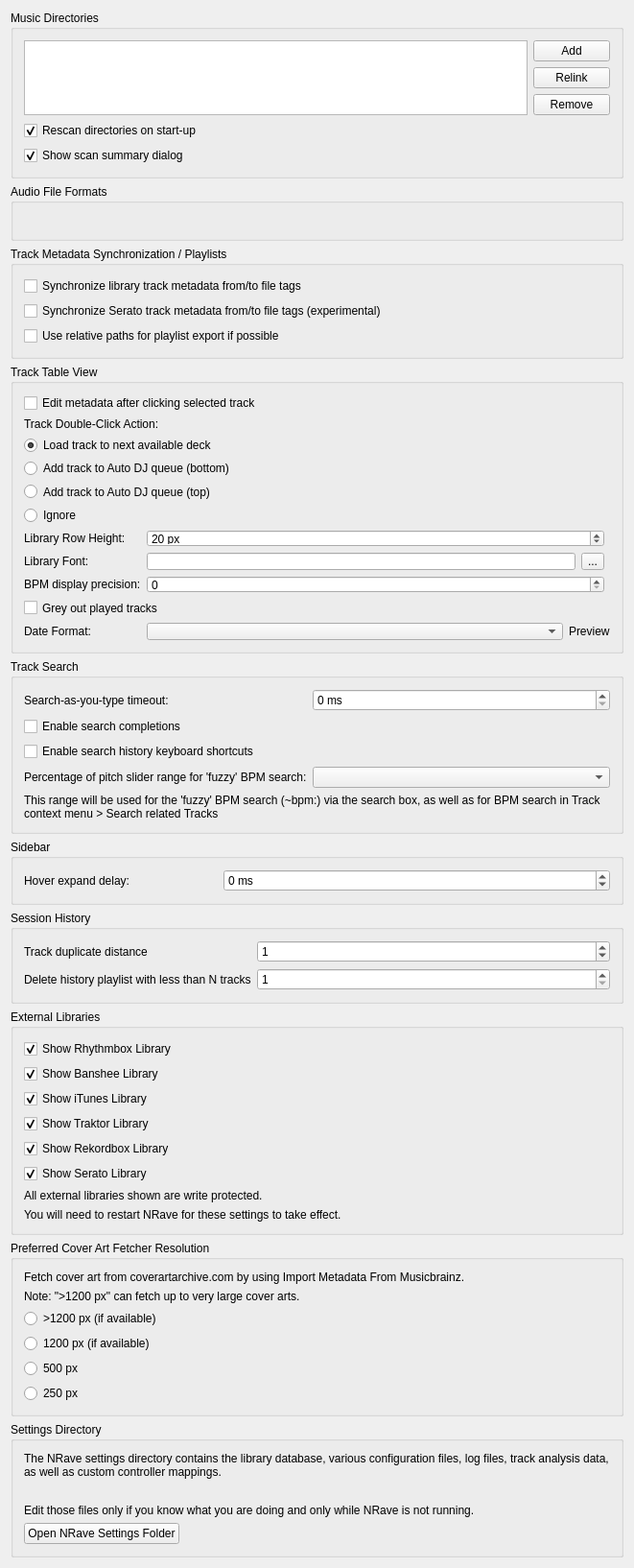
<?xml version="1.0" encoding="UTF-8"?>
<ui version="4.0">
 <class>DlgPrefLibraryDlg</class>
 <widget class="QWidget" name="DlgPrefLibraryDlg">
  <property name="geometry">
   <rect>
    <x>0</x>
    <y>0</y>
    <width>661</width>
    <height>1522</height>
   </rect>
  </property>
  <property name="windowTitle">
   <string notr="true">Library Preferences</string>
  </property>
  <layout class="QVBoxLayout" name="verticalLayout">

   <item>
    <widget class="QGroupBox" name="groupBox_MusicDirectories">
     <property name="title">
      <string>Music Directories</string>
     </property>
     <layout class="QGridLayout" name="gridLayout_music_directories">

      <item row="0" column="0" rowspan="3">
       <widget class="QListView" name="dirList">
        <property name="editTriggers">
         <set>QAbstractItemView::NoEditTriggers</set>
        </property>
        <property name="iconSize">
         <size>
          <width>16</width>
          <height>16</height>
         </size>
        </property>
        <property name="uniformItemSizes">
         <bool>true</bool>
        </property>
       </widget>
      </item>

      <item row="0" column="1">
       <widget class="QPushButton" name="pushButton_add_dir">
        <property name="font">
         <font/>
        </property>
        <property name="toolTip">
         <string>Add a directory where your music is stored. NRave will watch this directory and its subdirectories for new tracks.</string>
        </property>
        <property name="text">
         <string>Add</string>
        </property>
       </widget>
      </item>

      <item row="1" column="1">
       <widget class="QPushButton" name="pushButton_relocate_dir">
        <property name="toolTip">
         <string>If an existing music directory is moved, NRave doesn't know where to find the audio files in it. Choose Relink to select the music directory in its new location. &lt;br/&gt; This will re-establish the links to the audio files in the NRave library.</string>
        </property>
        <property name="text">
         <string extracomment="This will re-establish the links to the audio files in the Mixxx database if you move an music directory to a new location.">Relink</string>
        </property>
       </widget>
      </item>

      <item row="2" column="1">
       <widget class="QPushButton" name="pushButton_remove_dir">
        <property name="font">
         <font/>
        </property>
        <property name="toolTip">
         <string>If removed, NRave will no longer watch this directory and its subdirectories for new tracks.</string>
        </property>
        <property name="text">
         <string>Remove</string>
        </property>
       </widget>
      </item>

      <item row="3" column="0" colspan="2">
       <widget class="QCheckBox" name="checkBox_library_scan">
        <property name="text">
         <string>Rescan directories on start-up</string>
        </property>
        <property name="checked">
         <bool>true</bool>
        </property>
       </widget>
      </item>

      <item row="4" column="0" colspan="2">
       <widget class="QCheckBox" name="checkBox_library_scan_summary">
        <property name="text">
         <string>Show scan summary dialog</string>
        </property>
        <property name="checked">
         <bool>true</bool>
        </property>
       </widget>
      </item>

     </layout>
    </widget>
   </item>

   <item>
    <widget class="QGroupBox" name="groupBox_AudioFileFormats">
     <property name="title">
      <string>Audio File Formats</string>
     </property>
     <property name="flat">
      <bool>false</bool>
     </property>
     <layout class="QGridLayout" name="gridLayout_audio_formats">
      <item row="0" column="0">
       <widget class="QLabel" name="builtInFormats">
        <property name="text">
         <string/>
        </property>
        <property name="wordWrap">
         <bool>true</bool>
        </property>
       </widget>
      </item>
     </layout>
    </widget>
   </item>

   <item>
    <widget class="QGroupBox" name="groupBox_AudioFileTags">
     <property name="title">
      <string>Track Metadata Synchronization / Playlists</string>
     </property>
     <layout class="QGridLayout" name="gridLayout_metadata">
      <item row="0" column="0" colspan="2">
       <widget class="QCheckBox" name="checkBox_sync_track_metadata">
        <property name="toolTip">
         <string>Automatically write modified track metadata from the library into file tags and reimport metadata from updated file tags into the library</string>
        </property>
        <property name="text">
         <string>Synchronize library track metadata from/to file tags</string>
        </property>
       </widget>
      </item>

      <item row="1" column="0">
       <widget class="QCheckBox" name="checkBox_serato_metadata_export">
        <property name="toolTip">
         <string>Keeps track color, beat grid, bpm lock, cue points, and loops synchronized with SERATO_MARKERS/MARKERS2 file tags.&lt;br/&gt;&lt;br/&gt;WARNING: Enabling this option also enables the reimport of Serato metadata after files have been modified outside of NRave. On reimport existing metadata in NRave is replaced with the metadata found in file tags. Custom metadata not included in file tags like loop colors is lost.</string>
        </property>
        <property name="text">
         <string>Synchronize Serato track metadata from/to file tags (experimental)</string>
        </property>
       </widget>
      </item>

      <item row="2" column="0" colspan="2">
       <widget class="QCheckBox" name="checkBox_use_relative_path">
        <property name="text">
         <string>Use relative paths for playlist export if possible</string>
        </property>
       </widget>
      </item>
     </layout>
    </widget>
   </item>

   <item>
    <widget class="QGroupBox" name="groupBox_TrackTableView">
     <property name="title">
      <string>Track Table View</string>
     </property>
     <layout class="QGridLayout" name="gridLayout_track_table_view">

      <item row="1" column="0" colspan="4">
       <widget class="QCheckBox" name="checkBox_edit_metadata_selected_clicked">
        <property name="text">
         <string>Edit metadata after clicking selected track</string>
        </property>
       </widget>
      </item>

      <item row="2" column="0" colspan="4">
       <widget class="QLabel" name="label_doubeClickAction">
        <property name="text">
         <string>Track Double-Click Action:</string>
        </property>
        <property name="alignment">
         <set>Qt::AlignLeft|Qt::AlignVCenter</set>
        </property>
       </widget>
      </item>

      <item row="3" column="0" colspan="4">
       <widget class="QRadioButton" name="radioButton_dbclick_deck">
        <property name="text">
         <string>Load track to next available deck</string>
        </property>
        <property name="checked">
         <bool>true</bool>
        </property>
       </widget>
      </item>
      <item row="4" column="0" colspan="4">
       <widget class="QRadioButton" name="radioButton_dbclick_bottom">
        <property name="text">
         <string>Add track to Auto DJ queue (bottom)</string>
        </property>
       </widget>
      </item>
      <item row="5" column="0" colspan="4">
       <widget class="QRadioButton" name="radioButton_dbclick_top">
        <property name="text">
         <string>Add track to Auto DJ queue (top)</string>
        </property>
       </widget>
      </item>
      <item row="6" column="0" colspan="4">
       <widget class="QRadioButton" name="radioButton_dbclick_ignore">
        <property name="text">
         <string>Ignore</string>
        </property>
       </widget>
      </item>

      <item row="7" column="0">
       <widget class="QLabel" name="label_rowHeight">
        <property name="text">
         <string>Library Row Height:</string>
        </property>
        <property name="alignment">
         <set>Qt::AlignLeft|Qt::AlignVCenter</set>
        </property>
       </widget>
      </item>
      <item row="7" column="1" colspan="2">
       <widget class="QSpinBox" name="spinBox_row_height">
        <property name="suffix">
         <string> px</string>
        </property>
        <property name="minimum">
         <number>5</number>
        </property>
        <property name="maximum">
         <number>100</number>
        </property>
        <property name="value">
         <number>20</number>
        </property>
       </widget>
      </item>

      <item row="8" column="0">
       <widget class="QLabel" name="label_libraryFont">
        <property name="text">
         <string>Library Font:</string>
        </property>
        <property name="alignment">
         <set>Qt::AlignLeft|Qt::AlignVCenter</set>
        </property>
       </widget>
      </item>
      <item row="8" column="1">
       <widget class="QLineEdit" name="lineEdit_library_font">
        <property name="readOnly">
         <bool>true</bool>
        </property>
       </widget>
      </item>
      <item row="8" column="2">
       <widget class="QToolButton" name="btn_library_font">
        <property name="text">
         <string>...</string>
        </property>
       </widget>
      </item>

      <item row="9" column="0">
       <widget class="QLabel" name="label_bpm_precision">
        <property name="text">
         <string>BPM display precision:</string>
        </property>
        <property name="alignment">
         <set>Qt::AlignLeft|Qt::AlignVCenter</set>
        </property>
       </widget>
      </item>
      <item row="9" column="1" colspan="2">
       <widget class="QSpinBox" name="spinbox_bpm_precision"/>
      </item>

      <item row="10" column="0" colspan="4">
       <widget class="QCheckBox" name="checkbox_played_track_color">
        <property name="text">
         <string>Grey out played tracks</string>
        </property>
       </widget>
      </item>

      <item row="11" column="0">
       <widget class="QLabel" name="label_dateFormat">
        <property name="text">
         <string>Date Format:</string>
        </property>
        <property name="alignment">
         <set>Qt::AlignLeft|Qt::AlignVCenter</set>
        </property>
       </widget>
      </item>
      <item row="11" column="1" colspan="3">
       <layout class="QHBoxLayout" name="horizontalLayout_dateFormat">
        <property name="leftMargin">
         <number>0</number>
        </property>
        <property name="topMargin">
         <number>0</number>
        </property>
        <property name="rightMargin">
         <number>0</number>
        </property>
        <property name="bottomMargin">
         <number>0</number>
        </property>
        <item>
         <widget class="QComboBox" name="comboBox_dateFormat">
          <property name="sizePolicy">
           <sizepolicy hsizetype="Expanding" vsizetype="Fixed">
            <horstretch>0</horstretch>
            <verstretch>0</verstretch>
           </sizepolicy>
          </property>
         </widget>
        </item>
        <item>
         <widget class="QLabel" name="label_dateFormatPreview">
          <property name="text">
           <string>Preview</string>
          </property>
         </widget>
        </item>
       </layout>
      </item>

     </layout>
    </widget>
   </item><!-- Track Table View -->

   <item>
    <widget class="QGroupBox" name="groupBox_Search">
     <property name="title">
      <string>Track Search</string>
     </property>
     <layout class="QGridLayout" name="gridLayout_search">

      <item row="0" column="0">
       <widget class="QLabel" name="label_searchDebouncingTimeout">
        <property name="text">
         <string>Search-as-you-type timeout:</string>
        </property>
        <property name="alignment">
         <set>Qt::AlignLeft|Qt::AlignVCenter</set>
        </property>
       </widget>
      </item>
      <item row="0" column="1" colspan="2">
       <widget class="QSpinBox" name="spinBox_search_debouncing_timeout">
        <property name="suffix">
         <string> ms</string>
        </property>
       </widget>
      </item>

      <item row="1" column="0" colspan="3">
       <widget class="QCheckBox" name="checkBox_enable_search_completions">
        <property name="text">
         <string>Enable search completions</string>
        </property>
       </widget>
      </item>

      <item row="2" column="0" colspan="3">
       <widget class="QCheckBox" name="checkBox_enable_search_history_shortcuts">
        <property name="text">
         <string>Enable search history keyboard shortcuts</string>
        </property>
       </widget>
      </item>

      <item row="3" column="0">
       <widget class="QLabel" name="label_searchBpmFuzzyRange">
        <property name="text">
         <string>Percentage of pitch slider range for 'fuzzy' BPM search:</string>
        </property>
        <property name="alignment">
         <set>Qt::AlignLeft|Qt::AlignVCenter</set>
        </property>
        <property name="buddy">
         <cstring>comboBox_search_bpm_fuzzy_range</cstring>
        </property>
       </widget>
      </item>
      <item row="3" column="1" colspan="2">
       <widget class="QComboBox" name="comboBox_search_bpm_fuzzy_range"/>
      </item>
      <item row="4" column="0" colspan="3">
       <widget class="QLabel" name="label_searchBpmFuzzyRangeInfo">
        <property name="text">
         <string>This range will be used for the 'fuzzy' BPM search (~bpm:) via the search box, as well as for BPM search in Track context menu &gt; Search related Tracks</string>
        </property>
        <property name="wordWrap">
         <bool>true</bool>
        </property>
       </widget>
      </item>

     </layout>
    </widget>
   </item><!-- Search box -->

   <item>
    <widget class="QGroupBox" name="groupBox_sidebar">
     <property name="title">
      <string>Sidebar</string>
     </property>
     <layout class="QGridLayout" name="gridLayout_sidebar">

      <item row="0" column="0">
       <widget class="QLabel" name="label_sidebar_hover_expand_delay">
        <property name="text">
         <string>Hover expand delay:</string>
        </property>
        <property name="alignment">
         <set>Qt::AlignLeft|Qt::AlignVCenter</set>
        </property>
        <property name="buddy">
         <cstring>spinBox_sidebar_hover_expand_delay</cstring>
        </property>
       </widget>
      </item>
      <item row="0" column="1" colspan="2">
       <widget class="QSpinBox" name="spinBox_sidebar_hover_expand_delay">
        <property name="suffix">
         <string> ms</string>
        </property>
        <property name="toolTip">
         <string>The delay until sidebar items are expanded or collapsed hovered during drag'n'drop. -1 disables auto-expand.</string>
        </property>
        <property name="minimum">
         <number>-1</number>
        </property>
        <property name="maximum">
         <number>5000</number>
        </property>
        <property name="singleStep">
         <number>50</number>
        </property>
       </widget>
      </item>

     </layout>
    </widget>
   </item>

   <item>
    <widget class="QGroupBox" name="groupBox_History">
     <property name="title">
      <string>Session History</string>
     </property>
     <layout class="QGridLayout" name="gridLayout_history">

      <item row="1" column="0">
       <widget class="QLabel" name="label_history_track_duplicate_distance">
        <property name="text">
         <string>Track duplicate distance</string>
        </property>
        <property name="alignment">
         <set>Qt::AlignLeft|Qt::AlignVCenter</set>
        </property>
        <property name="wordWrap">
         <bool>true</bool>
        </property>
       </widget>
      </item>
      <item row="1" column="1" colspan="2">
       <widget class="QSpinBox" name="spinbox_history_track_duplicate_distance">
        <property name="toolTip">
         <string>When playing a track again log it to the session history only if more than N other tracks have been played in the meantime</string>
        </property>
        <property name="minimum">
         <number>0</number>
        </property>
        <property name="maximum">
         <number>99</number>
        </property>
        <property name="value">
         <number>1</number>
        </property>
       </widget>
      </item>

      <item row="2" column="0">
       <widget class="QLabel" name="label_history_cleanup">
        <property name="toolTip">
         <string>History playlist with less than N tracks will be deleted&lt;br/&gt;&lt;br/&gt;Note: the cleanup will be performed during startup and shutdown of NRave.</string>
        </property>
        <property name="text">
         <string>Delete history playlist with less than N tracks</string>
        </property>
        <property name="alignment">
         <set>Qt::AlignLeft|Qt::AlignVCenter</set>
        </property>
       </widget>
      </item>
      <item row="2" column="1" colspan="2">
       <widget class="QSpinBox" name="spinbox_history_min_tracks_to_keep">
        <property name="minimum">
         <number>1</number>
        </property>
        <property name="maximum">
         <number>99</number>
        </property>
        <property name="value">
         <number>1</number>
        </property>
       </widget>
      </item>

     </layout>
    </widget>
   </item><!-- History -->

   <item>
    <widget class="QGroupBox" name="groupBox_external_libraries">
     <property name="title">
      <string>External Libraries</string>
     </property>
     <layout class="QGridLayout" name="gridLayout_external_libraries">
      <item row="0" column="0">
       <widget class="QCheckBox" name="checkBox_show_rhythmbox">
        <property name="text">
         <string>Show Rhythmbox Library</string>
        </property>
        <property name="checked">
         <bool>true</bool>
        </property>
       </widget>
      </item>
      <item row="1" column="0">
       <widget class="QCheckBox" name="checkBox_show_banshee">
        <property name="text">
         <string>Show Banshee Library</string>
        </property>
        <property name="checked">
         <bool>true</bool>
        </property>
       </widget>
      </item>
      <item row="2" column="0">
       <widget class="QCheckBox" name="checkBox_show_itunes">
        <property name="text">
         <string>Show iTunes Library</string>
        </property>
        <property name="checked">
         <bool>true</bool>
        </property>
       </widget>
      </item>
      <item row="3" column="0">
       <widget class="QCheckBox" name="checkBox_show_traktor">
        <property name="text">
         <string>Show Traktor Library</string>
        </property>
        <property name="checked">
         <bool>true</bool>
        </property>
       </widget>
      </item>
      <item row="4" column="0">
       <widget class="QCheckBox" name="checkBox_show_rekordbox">
        <property name="text">
         <string>Show Rekordbox Library</string>
        </property>
        <property name="checked">
         <bool>true</bool>
        </property>
       </widget>
      </item>
      <item row="5" column="0">
       <widget class="QCheckBox" name="checkBox_show_serato">
        <property name="text">
         <string>Show Serato Library</string>
        </property>
        <property name="checked">
         <bool>true</bool>
        </property>
       </widget>
      </item>
      <item row="6" column="0">
       <widget class="QLabel" name="label_4">
        <property name="text">
         <string>All external libraries shown are write protected.</string>
        </property>
        <property name="wordWrap">
         <bool>true</bool>
        </property>
        <property name="topMargin" stdset="0">
         <number>10</number>
        </property>
       </widget>
      </item>
      <item row="7" column="0">
       <widget class="QLabel" name="label_11">
        <property name="text">
         <string>You will need to restart NRave for these settings to take effect.</string>
        </property>
        <property name="wordWrap">
         <bool>true</bool>
        </property>
       </widget>
      </item>
     </layout>
    </widget>
   </item>

   <item>
    <widget class="QGroupBox" name="groupBox_cover_art_fetcher">
     <property name="title">
      <string>Preferred Cover Art Fetcher Resolution</string>
     </property>
     <layout class="QGridLayout" name="gridLayout_cover_art_fetcher">
      <item row="0" column="0">
       <widget class="QLabel" name="label_12">
        <property name="text">
         <string>Fetch cover art from coverartarchive.com by using Import Metadata From Musicbrainz.</string>
        </property>
        <property name="wordWrap">
         <bool>true</bool>
        </property>
       </widget>
      </item>
      <item row="1" column="0">
       <widget class="QLabel" name="label_13">
        <property name="text">
         <string>Note: &quot;&gt;1200 px&quot; can fetch up to very large cover arts.</string>
        </property>
        <property name="wordWrap">
         <bool>true</bool>
        </property>
       </widget>
      </item>
      <item row="2" column="0">
       <widget class="QRadioButton" name="radioButton_cover_art_fetcher_highest">
        <property name="text">
         <string>&gt;1200 px (if available)</string>
        </property>
        <property name="checked">
         <bool>false</bool>
        </property>
       </widget>
      </item>
      <item row="3" column="0">
       <widget class="QRadioButton" name="radioButton_cover_art_fetcher_high">
        <property name="text">
         <string>1200 px (if available)</string>
        </property>
        <property name="checked">
         <bool>false</bool>
        </property>
       </widget>
      </item>
      <item row="4" column="0">
       <widget class="QRadioButton" name="radioButton_cover_art_fetcher_medium">
        <property name="text">
         <string>500 px</string>
        </property>
        <property name="checked">
         <bool>false</bool>
        </property>
       </widget>
      </item>
      <item row="5" column="0">
       <widget class="QRadioButton" name="radioButton_cover_art_fetcher_lowest">
        <property name="text">
         <string>250 px</string>
        </property>
        <property name="checked">
         <bool>false</bool>
        </property>
       </widget>
      </item>
     </layout>
    </widget>
   </item>

   <item>
    <widget class="QGroupBox" name="groupBox_settingsDir">
     <property name="title">
      <string>Settings Directory</string>
     </property>
     <layout class="QVBoxLayout" name="vlayout_settingsDir">
      <item>
       <widget class="QLabel" name="label_settingsDir">
        <property name="text">
         <string>The NRave settings directory contains the library database, various configuration files, log files, track analysis data, as well as custom controller mappings.</string>
        </property>
        <property name="wordWrap">
         <bool>true</bool>
        </property>
       </widget>
      </item>
      <item>
       <widget class="QLabel" name="label_settingsManualLink">
        <property name="text">
         <string/>
        </property>
        <property name="wordWrap">
         <bool>true</bool>
        </property>
        <property name="openExternalLinks">
         <bool>true</bool>
        </property>
       </widget>
      </item>
      <item>
       <widget class="QLabel" name="label_settingsWarning">
        <property name="text">
         <string>Edit those files only if you know what you are doing and only while NRave is not running.</string>
        </property>
        <property name="wordWrap">
         <bool>true</bool>
        </property>
       </widget>
      </item>
      <item>
       <widget class="QPushButton" name="pushButton_open_settings_dir">
        <property name="sizePolicy">
         <sizepolicy hsizetype="Fixed" vsizetype="Fixed">
          <horstretch>0</horstretch>
          <verstretch>0</verstretch>
         </sizepolicy>
        </property>
        <property name="text">
         <string>Open NRave Settings Folder</string>
        </property>
       </widget>
      </item>
     </layout>
    </widget>
   </item>
   <item>
    <spacer name="verticalSpacer">
     <property name="orientation">
      <enum>Qt::Vertical</enum>
     </property>
     <property name="sizeHint" stdset="0">
      <size>
       <width>20</width>
       <height>40</height>
      </size>
     </property>
    </spacer>
   </item>
  </layout>
 </widget>
 <layoutdefault spacing="6" margin="11"/>
 <tabstops>
  <tabstop>dirList</tabstop>
  <tabstop>pushButton_add_dir</tabstop>
  <tabstop>pushButton_relocate_dir</tabstop>
  <tabstop>pushButton_remove_dir</tabstop>
  <tabstop>checkBox_library_scan</tabstop>
  <tabstop>checkBox_library_scan_summary</tabstop>
  <tabstop>checkBox_sync_track_metadata</tabstop>
  <tabstop>checkBox_serato_metadata_export</tabstop>
  <tabstop>checkBox_use_relative_path</tabstop>
  <tabstop>checkBox_edit_metadata_selected_clicked</tabstop>
  <tabstop>radioButton_dbclick_deck</tabstop>
  <tabstop>radioButton_dbclick_bottom</tabstop>
  <tabstop>radioButton_dbclick_top</tabstop>
  <tabstop>radioButton_dbclick_ignore</tabstop>
  <tabstop>spinBox_row_height</tabstop>
  <tabstop>btn_library_font</tabstop>
  <tabstop>spinbox_bpm_precision</tabstop>
  <tabstop>checkbox_played_track_color</tabstop>
  <tabstop>comboBox_dateFormat</tabstop>
  <tabstop>spinBox_search_debouncing_timeout</tabstop>
  <tabstop>checkBox_enable_search_completions</tabstop>
  <tabstop>checkBox_enable_search_history_shortcuts</tabstop>
  <tabstop>comboBox_search_bpm_fuzzy_range</tabstop>
  <tabstop>spinBox_sidebar_hover_expand_delay</tabstop>
  <tabstop>spinbox_history_track_duplicate_distance</tabstop>
  <tabstop>spinbox_history_min_tracks_to_keep</tabstop>
  <tabstop>checkBox_show_rhythmbox</tabstop>
  <tabstop>checkBox_show_banshee</tabstop>
  <tabstop>checkBox_show_itunes</tabstop>
  <tabstop>checkBox_show_traktor</tabstop>
  <tabstop>checkBox_show_rekordbox</tabstop>
  <tabstop>checkBox_show_serato</tabstop>
  <tabstop>radioButton_cover_art_fetcher_highest</tabstop>
  <tabstop>radioButton_cover_art_fetcher_high</tabstop>
  <tabstop>radioButton_cover_art_fetcher_medium</tabstop>
  <tabstop>radioButton_cover_art_fetcher_lowest</tabstop>
  <tabstop>pushButton_open_settings_dir</tabstop>
 </tabstops>
 <resources/>
 <connections/>
</ui>
